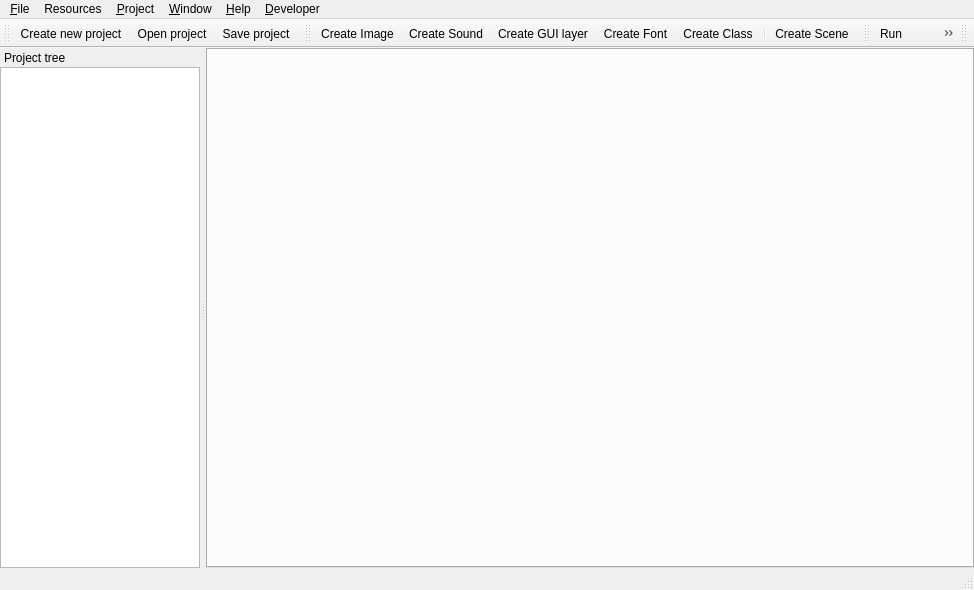
<?xml version="1.0" encoding="UTF-8"?>
<ui version="4.0">
 <class>MainWindow</class>
 <widget class="QMainWindow" name="MainWindow">
  <property name="geometry">
   <rect>
    <x>0</x>
    <y>0</y>
    <width>974</width>
    <height>590</height>
   </rect>
  </property>
  <property name="windowTitle">
   <string>piGameCreator</string>
  </property>
  <property name="windowIcon">
   <iconset resource="resources.qrc">
    <normaloff>:/resources/RES/pi16x16.png</normaloff>:/resources/RES/pi16x16.png</iconset>
  </property>
  <property name="dockOptions">
   <set>QMainWindow::AllowTabbedDocks|QMainWindow::AnimatedDocks</set>
  </property>
  <widget class="QWidget" name="centralWidget">
   <layout class="QGridLayout" name="gridLayout">
    <property name="margin">
     <number>0</number>
    </property>
    <property name="spacing">
     <number>0</number>
    </property>
    <item row="0" column="0">
     <widget class="QTabWidget" name="WorkSpaceTabWidget">
      <property name="tabPosition">
       <enum>QTabWidget::North</enum>
      </property>
      <property name="tabShape">
       <enum>QTabWidget::Rounded</enum>
      </property>
      <property name="currentIndex">
       <number>-1</number>
      </property>
      <property name="elideMode">
       <enum>Qt::ElideRight</enum>
      </property>
      <property name="usesScrollButtons">
       <bool>true</bool>
      </property>
      <property name="tabsClosable">
       <bool>true</bool>
      </property>
      <property name="movable">
       <bool>true</bool>
      </property>
     </widget>
    </item>
   </layout>
  </widget>
  <widget class="QMenuBar" name="menuBar">
   <property name="geometry">
    <rect>
     <x>0</x>
     <y>0</y>
     <width>974</width>
     <height>19</height>
    </rect>
   </property>
   <widget class="QMenu" name="menu_File">
    <property name="title">
     <string>&amp;File</string>
    </property>
    <addaction name="actionCreate_project"/>
    <addaction name="actionOpen_project"/>
    <addaction name="action_Save"/>
    <addaction name="actionSave_as"/>
    <addaction name="action_Pack_project"/>
    <addaction name="actionSave_a_ll"/>
    <addaction name="separator"/>
    <addaction name="actionSet_up_collaboration"/>
    <addaction name="action_Preferences"/>
    <addaction name="separator"/>
    <addaction name="actionExit"/>
   </widget>
   <widget class="QMenu" name="menu_Help">
    <property name="title">
     <string>&amp;Help</string>
    </property>
    <addaction name="actionPiGameCreator_help"/>
    <addaction name="actionAPI_documentation"/>
    <addaction name="separator"/>
    <addaction name="actionYour_first_game"/>
    <addaction name="actionTutorials"/>
    <addaction name="separator"/>
    <addaction name="actionCheck_for_updates"/>
    <addaction name="actionLicensing"/>
    <addaction name="separator"/>
    <addaction name="actionVisit_piGameCreator_website"/>
    <addaction name="actionAbout_piGameCreator"/>
   </widget>
   <widget class="QMenu" name="menuWindow">
    <property name="title">
     <string>&amp;Window</string>
    </property>
    <addaction name="actionClose_active_tab"/>
    <addaction name="actionClose_all_tabs"/>
    <addaction name="separator"/>
    <addaction name="actionSkins"/>
    <addaction name="separator"/>
    <addaction name="actionToolbars"/>
    <addaction name="separator"/>
    <addaction name="actionShowLog"/>
    <addaction name="actionShow_Main_page"/>
   </widget>
   <widget class="QMenu" name="menuResources">
    <property name="title">
     <string>Resources</string>
    </property>
    <addaction name="actionCreate_image"/>
    <addaction name="actionCreate_sound"/>
    <addaction name="actionCreate_model"/>
    <addaction name="separator"/>
    <addaction name="actionAdd_class"/>
    <addaction name="actionAdd_global_function"/>
    <addaction name="actionDefine_grid"/>
    <addaction name="separator"/>
    <addaction name="actionCreate_GUI_layer"/>
    <addaction name="actionCreate_Font"/>
    <addaction name="actionCreate_vector_path"/>
    <addaction name="actionCreate_Shader"/>
    <addaction name="separator"/>
    <addaction name="actionCreate_2D_scene"/>
    <addaction name="actionCreate_3D_scene"/>
    <addaction name="separator"/>
    <addaction name="actionImport_resources_from_project"/>
    <addaction name="actionClone_resource"/>
    <addaction name="actionExport_resource"/>
    <addaction name="actionExport_some_resources"/>
    <addaction name="separator"/>
    <addaction name="actionEdit_application_settings"/>
   </widget>
   <widget class="QMenu" name="menu_Project">
    <property name="title">
     <string>&amp;Project</string>
    </property>
    <addaction name="action_Run"/>
    <addaction name="action_Debug"/>
    <addaction name="actionBuild"/>
    <addaction name="action_Parameters"/>
    <addaction name="actionTarget_options"/>
    <addaction name="separator"/>
    <addaction name="action_Targets"/>
    <addaction name="action_Project_options"/>
   </widget>
   <widget class="QMenu" name="menuDeveloper">
    <property name="title">
     <string>&amp;Developer</string>
    </property>
    <addaction name="actionGameScript_tester"/>
    <addaction name="actionSkin_editor"/>
    <addaction name="actionClass_editor"/>
   </widget>
   <addaction name="menu_File"/>
   <addaction name="menuResources"/>
   <addaction name="menu_Project"/>
   <addaction name="menuWindow"/>
   <addaction name="menu_Help"/>
   <addaction name="menuDeveloper"/>
  </widget>
  <widget class="QStatusBar" name="statusBar"/>
  <widget class="QToolBar" name="projectToolbar">
   <property name="contextMenuPolicy">
    <enum>Qt::PreventContextMenu</enum>
   </property>
   <property name="windowTitle">
    <string>Standard</string>
   </property>
   <property name="iconSize">
    <size>
     <width>16</width>
     <height>16</height>
    </size>
   </property>
   <property name="floatable">
    <bool>true</bool>
   </property>
   <attribute name="toolBarArea">
    <enum>TopToolBarArea</enum>
   </attribute>
   <attribute name="toolBarBreak">
    <bool>false</bool>
   </attribute>
   <addaction name="actionCreate_project"/>
   <addaction name="actionOpen_project"/>
   <addaction name="action_Save"/>
  </widget>
  <widget class="QDockWidget" name="dockWidget">
   <property name="sizePolicy">
    <sizepolicy hsizetype="Preferred" vsizetype="Preferred">
     <horstretch>0</horstretch>
     <verstretch>0</verstretch>
    </sizepolicy>
   </property>
   <property name="contextMenuPolicy">
    <enum>Qt::PreventContextMenu</enum>
   </property>
   <property name="floating">
    <bool>false</bool>
   </property>
   <property name="features">
    <set>QDockWidget::DockWidgetMovable</set>
   </property>
   <property name="allowedAreas">
    <set>Qt::LeftDockWidgetArea|Qt::RightDockWidgetArea</set>
   </property>
   <property name="windowTitle">
    <string>Project tree</string>
   </property>
   <attribute name="dockWidgetArea">
    <number>1</number>
   </attribute>
   <widget class="QWidget" name="dockWidgetContents_6">
    <layout class="QVBoxLayout" name="verticalLayout_2">
     <property name="margin">
      <number>0</number>
     </property>
     <item>
      <widget class="QTreeView" name="treeView">
       <property name="sizePolicy">
        <sizepolicy hsizetype="Ignored" vsizetype="Preferred">
         <horstretch>0</horstretch>
         <verstretch>0</verstretch>
        </sizepolicy>
       </property>
       <property name="sizeIncrement">
        <size>
         <width>10</width>
         <height>10</height>
        </size>
       </property>
       <property name="baseSize">
        <size>
         <width>100</width>
         <height>0</height>
        </size>
       </property>
       <property name="contextMenuPolicy">
        <enum>Qt::CustomContextMenu</enum>
       </property>
       <property name="editTriggers">
        <set>QAbstractItemView::EditKeyPressed|QAbstractItemView::SelectedClicked</set>
       </property>
       <property name="dragEnabled">
        <bool>false</bool>
       </property>
       <property name="dragDropMode">
        <enum>QAbstractItemView::DragDrop</enum>
       </property>
       <property name="defaultDropAction">
        <enum>Qt::ActionMask</enum>
       </property>
       <property name="iconSize">
        <size>
         <width>16</width>
         <height>16</height>
        </size>
       </property>
       <property name="indentation">
        <number>16</number>
       </property>
       <property name="rootIsDecorated">
        <bool>false</bool>
       </property>
       <property name="uniformRowHeights">
        <bool>true</bool>
       </property>
       <property name="headerHidden">
        <bool>true</bool>
       </property>
       <property name="expandsOnDoubleClick">
        <bool>true</bool>
       </property>
      </widget>
     </item>
     <item>
      <spacer name="horizontalSpacer">
       <property name="orientation">
        <enum>Qt::Horizontal</enum>
       </property>
       <property name="sizeHint" stdset="0">
        <size>
         <width>200</width>
         <height>0</height>
        </size>
       </property>
      </spacer>
     </item>
    </layout>
   </widget>
  </widget>
  <widget class="QToolBar" name="resourceToolbar">
   <property name="contextMenuPolicy">
    <enum>Qt::PreventContextMenu</enum>
   </property>
   <property name="windowTitle">
    <string>Add resources</string>
   </property>
   <property name="iconSize">
    <size>
     <width>16</width>
     <height>16</height>
    </size>
   </property>
   <attribute name="toolBarArea">
    <enum>TopToolBarArea</enum>
   </attribute>
   <attribute name="toolBarBreak">
    <bool>false</bool>
   </attribute>
   <addaction name="actionCreate_image"/>
   <addaction name="actionCreate_sound"/>
   <addaction name="actionCreate_GUI_layer"/>
   <addaction name="actionCreate_Font"/>
   <addaction name="actionAdd_class"/>
   <addaction name="separator"/>
   <addaction name="actionCreate_2D_scene"/>
  </widget>
  <widget class="QToolBar" name="runToolbar">
   <property name="contextMenuPolicy">
    <enum>Qt::PreventContextMenu</enum>
   </property>
   <property name="windowTitle">
    <string>Debug and Run</string>
   </property>
   <property name="iconSize">
    <size>
     <width>16</width>
     <height>16</height>
    </size>
   </property>
   <attribute name="toolBarArea">
    <enum>TopToolBarArea</enum>
   </attribute>
   <attribute name="toolBarBreak">
    <bool>false</bool>
   </attribute>
   <addaction name="action_Run"/>
   <addaction name="action_Debug"/>
   <addaction name="separator"/>
   <addaction name="action_Targets"/>
   <addaction name="separator"/>
   <addaction name="actionBuild"/>
  </widget>
  <widget class="QToolBar" name="toolBar">
   <property name="contextMenuPolicy">
    <enum>Qt::PreventContextMenu</enum>
   </property>
   <property name="windowTitle">
    <string/>
   </property>
   <property name="floatable">
    <bool>true</bool>
   </property>
   <attribute name="toolBarArea">
    <enum>TopToolBarArea</enum>
   </attribute>
   <attribute name="toolBarBreak">
    <bool>false</bool>
   </attribute>
  </widget>
  <action name="actionExit">
   <property name="icon">
    <iconset resource="resources.qrc">
     <normaloff>:/resources/RES/ffficons/door_in.png</normaloff>:/resources/RES/ffficons/door_in.png</iconset>
   </property>
   <property name="text">
    <string>Exit</string>
   </property>
   <property name="toolTip">
    <string>Exit</string>
   </property>
  </action>
  <action name="actionOpen_project">
   <property name="icon">
    <iconset resource="resources.qrc">
     <normaloff>:/resources/RES/ffficons/folder.png</normaloff>:/resources/RES/ffficons/folder.png</iconset>
   </property>
   <property name="text">
    <string>&amp;Open project...</string>
   </property>
   <property name="shortcut">
    <string>Ctrl+O</string>
   </property>
  </action>
  <action name="actionCreate_project">
   <property name="icon">
    <iconset resource="resources.qrc">
     <normaloff>:/resources/RES/ffficons/page_white.png</normaloff>:/resources/RES/ffficons/page_white.png</iconset>
   </property>
   <property name="text">
    <string>Create &amp;new project...</string>
   </property>
   <property name="shortcut">
    <string>Ctrl+N</string>
   </property>
  </action>
  <action name="actionPiGameCreator_help">
   <property name="icon">
    <iconset resource="resources.qrc">
     <normaloff>:/resources/RES/ffficons/help.png</normaloff>:/resources/RES/ffficons/help.png</iconset>
   </property>
   <property name="text">
    <string>piGameCreator help</string>
   </property>
   <property name="shortcut">
    <string>F1</string>
   </property>
  </action>
  <action name="actionYour_first_game">
   <property name="text">
    <string>Your first game</string>
   </property>
  </action>
  <action name="actionTutorials">
   <property name="checkable">
    <bool>true</bool>
   </property>
   <property name="text">
    <string>Tutorials</string>
   </property>
   <property name="shortcut">
    <string>Ctrl+F1</string>
   </property>
  </action>
  <action name="actionAbout_piGameCreator">
   <property name="text">
    <string>About piGameCreator</string>
   </property>
  </action>
  <action name="actionVisit_piGameCreator_website">
   <property name="icon">
    <iconset resource="resources.qrc">
     <normaloff>:/resources/RES/ffficons/world_link.png</normaloff>:/resources/RES/ffficons/world_link.png</iconset>
   </property>
   <property name="text">
    <string>Visit piGameCreator website</string>
   </property>
  </action>
  <action name="actionCheck_for_updates">
   <property name="text">
    <string>Check for updates...</string>
   </property>
  </action>
  <action name="actionAPI_documentation">
   <property name="text">
    <string>Help for developers</string>
   </property>
  </action>
  <action name="actionLicensing">
   <property name="text">
    <string>Licensing...</string>
   </property>
  </action>
  <action name="actionShowLog">
   <property name="icon">
    <iconset resource="resources.qrc">
     <normaloff>:/resources/RES/log.png</normaloff>:/resources/RES/log.png</iconset>
   </property>
   <property name="text">
    <string>Show &amp;Log</string>
   </property>
   <property name="shortcut">
    <string>Ctrl+L</string>
   </property>
  </action>
  <action name="actionTEST">
   <property name="text">
    <string>TEST</string>
   </property>
  </action>
  <action name="actionClose_active_tab">
   <property name="icon">
    <iconset resource="resources.qrc">
     <normaloff>:/resources/RES/ffficons/cross.png</normaloff>:/resources/RES/ffficons/cross.png</iconset>
   </property>
   <property name="text">
    <string>Close active &amp;tab</string>
   </property>
   <property name="toolTip">
    <string>Closes the active tag</string>
   </property>
   <property name="shortcut">
    <string>Ctrl+F4</string>
   </property>
  </action>
  <action name="actionClose_all_tabs">
   <property name="icon">
    <iconset resource="resources.qrc">
     <normaloff>:/resources/RES/ffficons/cross.png</normaloff>:/resources/RES/ffficons/cross.png</iconset>
   </property>
   <property name="text">
    <string>Close &amp;all tabs</string>
   </property>
  </action>
  <action name="actionImport_resources_from_project">
   <property name="text">
    <string>Import resources...</string>
   </property>
  </action>
  <action name="actionCreate_image">
   <property name="icon">
    <iconset resource="resources.qrc">
     <normaloff>:/resources/RES/ffficons/image_add.png</normaloff>:/resources/RES/ffficons/image_add.png</iconset>
   </property>
   <property name="text">
    <string>Create Image</string>
   </property>
   <property name="shortcut">
    <string>Ctrl+Alt+I</string>
   </property>
  </action>
  <action name="actionCreate_sound">
   <property name="icon">
    <iconset resource="resources.qrc">
     <normaloff>:/resources/RES/ffficons/sound_add.png</normaloff>:/resources/RES/ffficons/sound_add.png</iconset>
   </property>
   <property name="text">
    <string>Create Sound</string>
   </property>
   <property name="shortcut">
    <string>Ctrl+Alt+U</string>
   </property>
  </action>
  <action name="actionCreate_GUI_layer">
   <property name="icon">
    <iconset resource="resources.qrc">
     <normaloff>:/resources/RES/ffficons/textfield_add.png</normaloff>:/resources/RES/ffficons/textfield_add.png</iconset>
   </property>
   <property name="text">
    <string>Create GUI layer</string>
   </property>
   <property name="shortcut">
    <string>Ctrl+Alt+G</string>
   </property>
  </action>
  <action name="actionCreate_2D_scene">
   <property name="icon">
    <iconset resource="resources.qrc">
     <normaloff>:/resources/RES/ffficons/application_add.png</normaloff>:/resources/RES/ffficons/application_add.png</iconset>
   </property>
   <property name="text">
    <string>Create Scene</string>
   </property>
   <property name="shortcut">
    <string>Ctrl+Alt+S</string>
   </property>
  </action>
  <action name="actionCreate_3D_scene">
   <property name="icon">
    <iconset resource="resources.qrc">
     <normaloff>:/resources/RES/ffficons/world_add.png</normaloff>:/resources/RES/ffficons/world_add.png</iconset>
   </property>
   <property name="text">
    <string>Create 3D Scene</string>
   </property>
   <property name="shortcut">
    <string>Ctrl+Alt+3</string>
   </property>
  </action>
  <action name="actionCreate_grid_based_2D_scene">
   <property name="text">
    <string>Create grid-based 2D scene</string>
   </property>
   <property name="shortcut">
    <string>Ctrl+Alt+2</string>
   </property>
  </action>
  <action name="actionClone_resource">
   <property name="icon">
    <iconset resource="resources.qrc">
     <normaloff>:/resources/RES/ffficons/page_copy.png</normaloff>:/resources/RES/ffficons/page_copy.png</iconset>
   </property>
   <property name="text">
    <string>Clone resource...</string>
   </property>
   <property name="shortcut">
    <string>Ctrl+Shift+C</string>
   </property>
  </action>
  <action name="actionExport_resource">
   <property name="icon">
    <iconset resource="resources.qrc">
     <normaloff>:/resources/RES/ffficons/disk.png</normaloff>:/resources/RES/ffficons/disk.png</iconset>
   </property>
   <property name="text">
    <string>Export resource...</string>
   </property>
  </action>
  <action name="actionAdd_class">
   <property name="icon">
    <iconset resource="resources.qrc">
     <normaloff>:/resources/RES/ffficons/brick_add.png</normaloff>:/resources/RES/ffficons/brick_add.png</iconset>
   </property>
   <property name="text">
    <string>Create Class</string>
   </property>
   <property name="shortcut">
    <string>Ctrl+Alt+C</string>
   </property>
  </action>
  <action name="actionAdd_global_function">
   <property name="icon">
    <iconset resource="resources.qrc">
     <normaloff>:/resources/RES/ffficons/script_add.png</normaloff>:/resources/RES/ffficons/script_add.png</iconset>
   </property>
   <property name="text">
    <string>Add global function</string>
   </property>
   <property name="shortcut">
    <string>Ctrl+Alt+U</string>
   </property>
  </action>
  <action name="actionCreate_model">
   <property name="icon">
    <iconset resource="resources.qrc">
     <normaloff>:/resources/RES/ffficons/car_add.png</normaloff>:/resources/RES/ffficons/car_add.png</iconset>
   </property>
   <property name="text">
    <string>Create Model</string>
   </property>
   <property name="shortcut">
    <string>Ctrl+Alt+M</string>
   </property>
  </action>
  <action name="actionExport_some_resources">
   <property name="icon">
    <iconset resource="resources.qrc">
     <normaloff>:/resources/RES/ffficons/disk_multiple.png</normaloff>:/resources/RES/ffficons/disk_multiple.png</iconset>
   </property>
   <property name="text">
    <string>Export some resources...</string>
   </property>
  </action>
  <action name="actionCreate_class_template">
   <property name="icon">
    <iconset resource="resources.qrc">
     <normaloff>:/resources/RES/ffficons/brick_go.png</normaloff>:/resources/RES/ffficons/brick_go.png</iconset>
   </property>
   <property name="text">
    <string>Create Class template...</string>
   </property>
  </action>
  <action name="actionDefine_grid">
   <property name="icon">
    <iconset resource="resources.qrc">
     <normaloff>:/resources/RES/ffficons/color_swatch.png</normaloff>:/resources/RES/ffficons/color_swatch.png</iconset>
   </property>
   <property name="text">
    <string>Define grid</string>
   </property>
  </action>
  <action name="actionEdit_application_settings">
   <property name="icon">
    <iconset resource="resources.qrc">
     <normaloff>:/resources/RES/ffficons/cog_edit.png</normaloff>:/resources/RES/ffficons/cog_edit.png</iconset>
   </property>
   <property name="text">
    <string>Edit application settings</string>
   </property>
  </action>
  <action name="actionCreate_Font">
   <property name="icon">
    <iconset resource="resources.qrc">
     <normaloff>:/resources/RES/ffficons/font_add.png</normaloff>:/resources/RES/ffficons/font_add.png</iconset>
   </property>
   <property name="text">
    <string>Create Font</string>
   </property>
   <property name="shortcut">
    <string>Ctrl+Alt+F</string>
   </property>
  </action>
  <action name="actionShow_Main_page">
   <property name="icon">
    <iconset resource="resources.qrc">
     <normaloff>:/resources/RES/ffficons/application_home.png</normaloff>:/resources/RES/ffficons/application_home.png</iconset>
   </property>
   <property name="text">
    <string>&amp;Main page</string>
   </property>
   <property name="shortcut">
    <string>Ctrl+M</string>
   </property>
  </action>
  <action name="action_Save">
   <property name="icon">
    <iconset resource="resources.qrc">
     <normaloff>:/resources/RES/ffficons/disk.png</normaloff>:/resources/RES/ffficons/disk.png</iconset>
   </property>
   <property name="text">
    <string>&amp;Save project</string>
   </property>
   <property name="shortcut">
    <string>Ctrl+S</string>
   </property>
  </action>
  <action name="actionSave_as">
   <property name="text">
    <string>Save project &amp;as...</string>
   </property>
   <property name="shortcut">
    <string>Ctrl+Shift+S</string>
   </property>
  </action>
  <action name="actionSave_a_ll">
   <property name="icon">
    <iconset resource="resources.qrc">
     <normaloff>:/resources/RES/ffficons/disk_multiple.png</normaloff>:/resources/RES/ffficons/disk_multiple.png</iconset>
   </property>
   <property name="text">
    <string>Save a&amp;ll projects</string>
   </property>
  </action>
  <action name="action_Run">
   <property name="icon">
    <iconset resource="resources.qrc">
     <normaloff>:/resources/RES/tango/actions/media-playback-start.png</normaloff>:/resources/RES/tango/actions/media-playback-start.png</iconset>
   </property>
   <property name="text">
    <string>&amp;Run</string>
   </property>
   <property name="shortcut">
    <string>F5</string>
   </property>
  </action>
  <action name="action_Debug">
   <property name="icon">
    <iconset resource="resources.qrc">
     <normaloff>:/resources/RES/ffficons/bug_delete.png</normaloff>:/resources/RES/ffficons/bug_delete.png</iconset>
   </property>
   <property name="text">
    <string>&amp;Debug...</string>
   </property>
  </action>
  <action name="action_Parameters">
   <property name="icon">
    <iconset resource="resources.qrc">
     <normaloff>:/resources/RES/ffficons/application_osx_terminal.png</normaloff>:/resources/RES/ffficons/application_osx_terminal.png</iconset>
   </property>
   <property name="text">
    <string>&amp;Parameters...</string>
   </property>
  </action>
  <action name="action_Targets">
   <property name="icon">
    <iconset resource="resources.qrc">
     <normaloff>:/resources/RES/ffficons/computer.png</normaloff>:/resources/RES/ffficons/computer.png</iconset>
   </property>
   <property name="text">
    <string>&amp;Targets...</string>
   </property>
  </action>
  <action name="action_Project_options">
   <property name="icon">
    <iconset resource="resources.qrc">
     <normaloff>:/resources/RES/ffficons/cog.png</normaloff>:/resources/RES/ffficons/cog.png</iconset>
   </property>
   <property name="text">
    <string>&amp;Project options...</string>
   </property>
  </action>
  <action name="actionCreate_vector_path">
   <property name="icon">
    <iconset resource="resources.qrc">
     <normaloff>:/resources/RES/ffficons/chart_line_add.png</normaloff>:/resources/RES/ffficons/chart_line_add.png</iconset>
   </property>
   <property name="text">
    <string>Create &amp;vector path</string>
   </property>
  </action>
  <action name="actionBuild">
   <property name="icon">
    <iconset resource="resources.qrc">
     <normaloff>:/resources/RES/compile.png</normaloff>:/resources/RES/compile.png</iconset>
   </property>
   <property name="text">
    <string>Build...</string>
   </property>
  </action>
  <action name="actionCreate_Shader">
   <property name="icon">
    <iconset resource="resources.qrc">
     <normaloff>:/resources/RES/ffficons/contrast_high.png</normaloff>:/resources/RES/ffficons/contrast_high.png</iconset>
   </property>
   <property name="text">
    <string>Create Shader</string>
   </property>
  </action>
  <action name="actionTarget_options">
   <property name="icon">
    <iconset resource="resources.qrc">
     <normaloff>:/resources/RES/ffficons/computer_edit.png</normaloff>:/resources/RES/ffficons/computer_edit.png</iconset>
   </property>
   <property name="text">
    <string>Target options...</string>
   </property>
  </action>
  <action name="actionToolbars">
   <property name="text">
    <string>Toolbars</string>
   </property>
  </action>
  <action name="action_Pack_project">
   <property name="icon">
    <iconset resource="resources.qrc">
     <normaloff>:/resources/RES/ffficons/package_go.png</normaloff>:/resources/RES/ffficons/package_go.png</iconset>
   </property>
   <property name="text">
    <string>&amp;Pack project...</string>
   </property>
  </action>
  <action name="action_Preferences">
   <property name="icon">
    <iconset resource="resources.qrc">
     <normaloff>:/resources/RES/ffficons/cog.png</normaloff>:/resources/RES/ffficons/cog.png</iconset>
   </property>
   <property name="text">
    <string>&amp;Preferences...</string>
   </property>
   <property name="shortcut">
    <string>Ctrl+Shift+P</string>
   </property>
  </action>
  <action name="actionSet_up_collaboration">
   <property name="icon">
    <iconset resource="resources.qrc">
     <normaloff>:/resources/RES/ffficons/connect.png</normaloff>:/resources/RES/ffficons/connect.png</iconset>
   </property>
   <property name="text">
    <string>Set up &amp;collaboration...</string>
   </property>
  </action>
  <action name="actionSkins">
   <property name="icon">
    <iconset resource="resources.qrc">
     <normaloff>:/resources/RES/ffficons/folder_palette.png</normaloff>:/resources/RES/ffficons/folder_palette.png</iconset>
   </property>
   <property name="text">
    <string>Skins</string>
   </property>
  </action>
  <action name="actionGameScript_tester">
   <property name="text">
    <string>GameScript tester</string>
   </property>
  </action>
  <action name="actionSkin_editor">
   <property name="text">
    <string>Skin editor</string>
   </property>
  </action>
  <action name="actionClass_editor">
   <property name="text">
    <string>Framework editor</string>
   </property>
  </action>
 </widget>
 <layoutdefault spacing="6" margin="11"/>
 <resources>
  <include location="resources.qrc"/>
 </resources>
 <connections/>
</ui>
